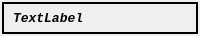
<?xml version="1.0" encoding="UTF-8"?>
<ui version="4.0">
 <class>ElpsVersion</class>
 <widget class="QWidget" name="ElpsVersion">
  <property name="windowModality">
   <enum>Qt::NonModal</enum>
  </property>
  <property name="geometry">
   <rect>
    <x>0</x>
    <y>0</y>
    <width>200</width>
    <height>36</height>
   </rect>
  </property>
  <property name="font">
   <font>
    <pointsize>12</pointsize>
   </font>
  </property>
  <property name="mouseTracking">
   <bool>true</bool>
  </property>
  <property name="focusPolicy">
   <enum>Qt::StrongFocus</enum>
  </property>
  <property name="acceptDrops">
   <bool>true</bool>
  </property>
  <property name="autoFillBackground">
   <bool>true</bool>
  </property>
  <layout class="QFormLayout" name="formLayout">
   <property name="margin">
    <number>2</number>
   </property>
   <item row="0" column="0" colspan="2">
    <widget class="QFrame" name="frame">
     <property name="font">
      <font>
       <weight>75</weight>
       <bold>true</bold>
      </font>
     </property>
     <property name="autoFillBackground">
      <bool>true</bool>
     </property>
     <property name="frameShape">
      <enum>QFrame::Panel</enum>
     </property>
     <property name="frameShadow">
      <enum>QFrame::Plain</enum>
     </property>
     <property name="lineWidth">
      <number>2</number>
     </property>
     <layout class="QHBoxLayout" name="horizontalLayout_2">
      <property name="spacing">
       <number>2</number>
      </property>
      <property name="leftMargin">
       <number>9</number>
      </property>
      <property name="topMargin">
       <number>0</number>
      </property>
      <property name="rightMargin">
       <number>0</number>
      </property>
      <property name="bottomMargin">
       <number>0</number>
      </property>
      <item>
       <widget class="QLabel" name="label">
        <property name="sizePolicy">
         <sizepolicy hsizetype="Expanding" vsizetype="Preferred">
          <horstretch>0</horstretch>
          <verstretch>0</verstretch>
         </sizepolicy>
        </property>
        <property name="font">
         <font>
          <family>Monospace</family>
          <pointsize>10</pointsize>
          <italic>true</italic>
         </font>
        </property>
        <property name="text">
         <string>TextLabel</string>
        </property>
       </widget>
      </item>
      <item>
       <layout class="QVBoxLayout" name="verticalLayout">
        <property name="spacing">
         <number>6</number>
        </property>
        <property name="leftMargin">
         <number>0</number>
        </property>
        <property name="topMargin">
         <number>5</number>
        </property>
        <item>
         <widget class="QPushButton" name="pushButton">
          <property name="maximumSize">
           <size>
            <width>16</width>
            <height>16</height>
           </size>
          </property>
          <property name="text">
           <string/>
          </property>
          <property name="icon">
           <iconset resource="Resources/Resources.qrc">
            <normaloff>:/new/prefix1/close-icon2.png</normaloff>:/new/prefix1/close-icon2.png</iconset>
          </property>
          <property name="flat">
           <bool>true</bool>
          </property>
         </widget>
        </item>
        <item>
         <spacer name="verticalSpacer">
          <property name="orientation">
           <enum>Qt::Vertical</enum>
          </property>
          <property name="sizeType">
           <enum>QSizePolicy::Expanding</enum>
          </property>
          <property name="sizeHint" stdset="0">
           <size>
            <width>20</width>
            <height>40</height>
           </size>
          </property>
         </spacer>
        </item>
       </layout>
      </item>
     </layout>
    </widget>
   </item>
  </layout>
 </widget>
 <resources>
  <include location="Resources/Resources.qrc"/>
 </resources>
 <connections/>
</ui>
